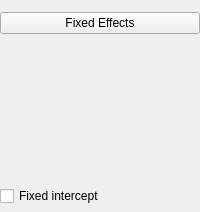
    <widget class="QWidget" name="containerModel" native="true">
     <layout class="QGridLayout" name="gridLayout_6">
      <property name="leftMargin">
       <number>0</number>
      </property>
      <property name="topMargin">
       <number>3</number>
      </property>
      <property name="rightMargin">
       <number>0</number>
      </property>
      <property name="bottomMargin">
       <number>3</number>
      </property>
      <property name="verticalSpacing">
       <number>6</number>
      </property>
      <item row="0" column="0">
       <widget class="QWidget" name="widgetModel" native="true">
        <layout class="QGridLayout" name="gridLayout_5">
         <property name="leftMargin">
          <number>0</number>
         </property>
         <property name="rightMargin">
          <number>0</number>
         </property>
         <property name="bottomMargin">
          <number>3</number>
         </property>
         <item row="0" column="0">
          <widget class="ExpanderButton" name="expanderModel">
           <property name="sizePolicy">
            <sizepolicy hsizetype="Expanding" vsizetype="Fixed">
             <horstretch>0</horstretch>
             <verstretch>0</verstretch>
            </sizepolicy>
           </property>
           <property name="text">
            <string>Fixed Effects</string>
           </property>
          </widget>
         </item>
         <item row="1" column="0">
          <widget class="AnovaModelWidget" name="fixedEffectsModelTerms" native="true">
           <property name="sizePolicy">
            <sizepolicy hsizetype="Expanding" vsizetype="Preferred">
             <horstretch>0</horstretch>
             <verstretch>0</verstretch>
            </sizepolicy>
           </property>
           <property name="minimumSize">
            <size>
             <width>0</width>
             <height>140</height>
            </size>
           </property>
          </widget>
         </item>
         <item row="2" column="0">
          <widget class="BoundCheckBox" name="fixedIntercept">
           <property name="text">
            <string>Fixed intercept</string>
           </property>
          </widget>
         </item>
        </layout>
       </widget>
      </item>
     </layout>
    </widget>
